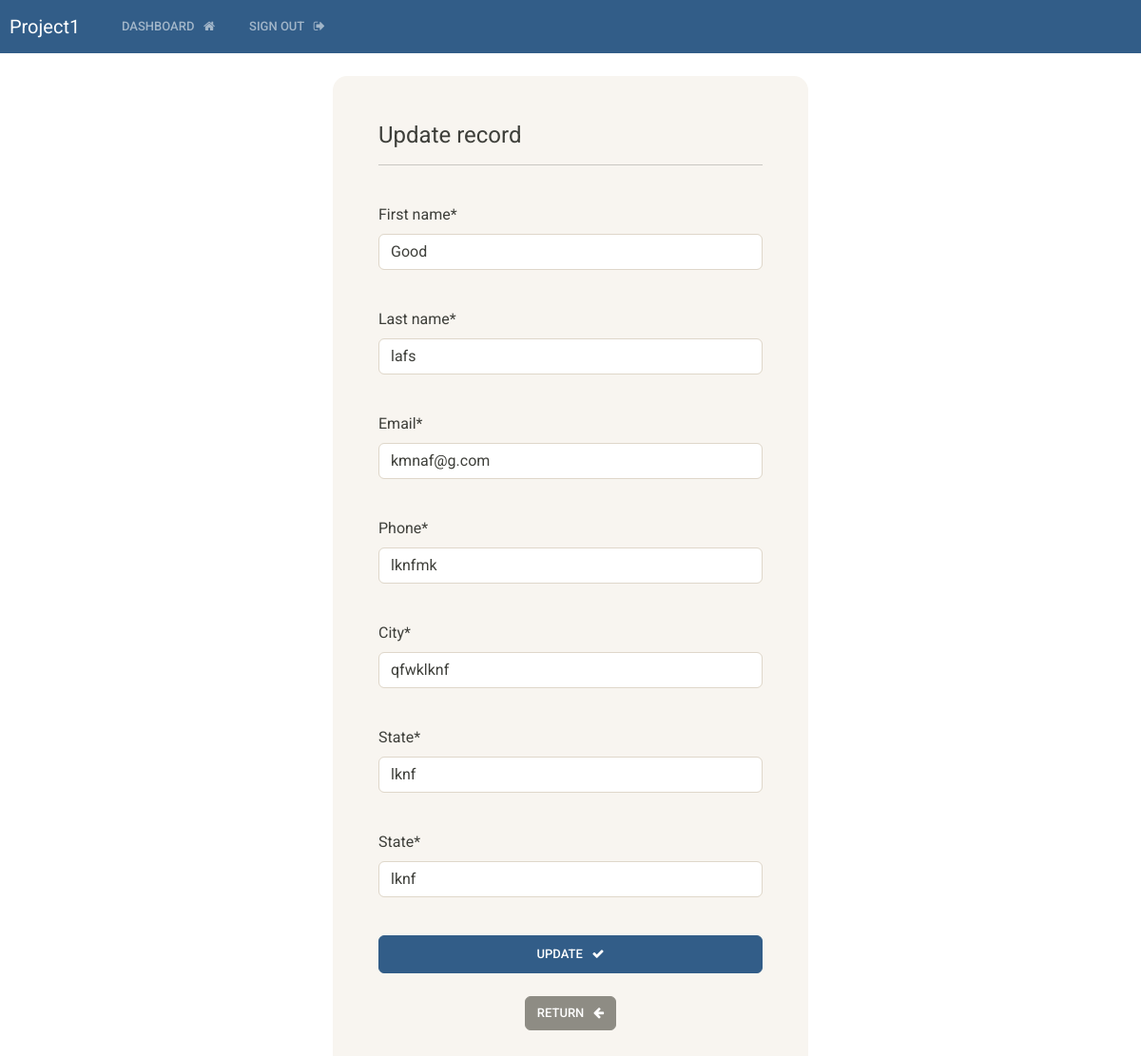
The app's page /update-record/1 (signed in) with its own data.
### crud/models.py (models this page shows, shortened)
class Record(models.Model):
    user = models.ForeignKey(User, on_delete=models.CASCADE)
    creation_date = models.DateTimeField(auto_now_add=True)
    first_name = models.CharField(max_length=100)
    last_name = models.CharField(max_length=100)
    email = models.EmailField(max_length=100)
    phone = models.CharField(max_length=15)
    city = models.CharField(max_length=100)
    state = models.CharField(max_length=100)
    country = models.CharField(max_length=100)

### crud/views.py (the view)
# urls.py: path('update-record/<int:pk>', views.update_record, name = 'update-record'),
@login_required(login_url='my-login')
def update_record(request, pk):
    user_record = get_object_or_404(Record, user=request.user, id=pk)
    if request.method == 'POST':
        form = UpdateRecordForm(request.POST, instance=user_record)
        if form.is_valid():
            form.save()
            messages.success(request, 'update successful! ')
            return redirect('dashboard')
    else:
        form = UpdateRecordForm(instance=user_record)
    context = {'form':form, 'user_record':user_record}
    return render(request, 'crud/update-record.html', context=context)

### crud/forms.py
class UpdateRecordForm(forms.ModelForm):
    class Meta:
        model = Record
        fields = ['first_name','last_name','email','phone','city','state','country']

### crud/templates/crud/update-record.html (shortened to what this page needs)
{% extends 'crud/base.html' %}
{% load crispy_forms_tags %}
{% block content %}
<body>
    <div class="container bg-light shadow-mb p-5 form-layout">
        <h4>Update record</h4>
        <hr>
        <br>
        <form method="POST" autocomplete="off">
            {{form.first_name|as_crispy_field}}
            <br>
            {{form.last_name|as_crispy_field}}
            <br>
            {{form.email|as_crispy_field}}
            <br>
            {{form.phone|as_crispy_field}}
            <br>
            {{form.city|as_crispy_field}}
            <br>
            {{form.state|as_crispy_field}}
            <br>
            {{form.state|as_crispy_field}}
            <br>
            <button type="submit" class="btn btn-primary w-100 btn-block p-2">update &nbsp; <i class="fa fa-check" aria-hidden="true"></i></button>
        </form>
        <br>
        <div class="d-flex justify-content-center">
        <a href="{% url 'view-record' user_record.id %}" class="btn btn-secondary ">return &nbsp; <i class="fa fa-arrow-left" aria-hidden="true"></i></a>
         </div>
    </div>
</body>
{% endblock %}

### static/css/style.css (style rules this page uses)
.form-layout { border-radius: 15px; width: 500px; }

### records on screen
Record: first_name "Good", last_name "lafs", email "kmnaf@g.com", phone "lknfmk", city "qfwklknf", state "lknf"
